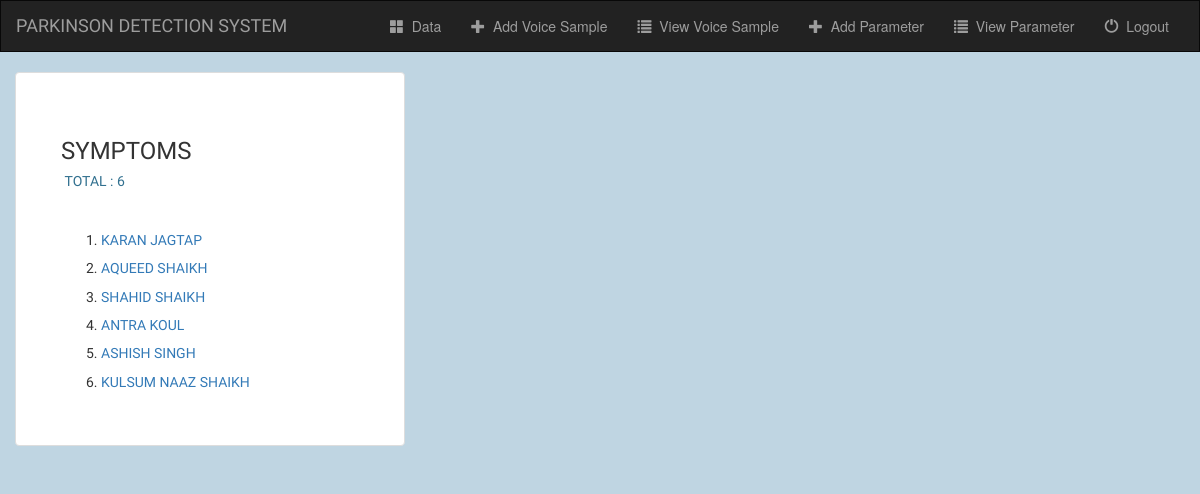
The page /data/symptoms-list/ on the database its author committed.
### data/models.py (models this page shows, shortened)
class SymptomModel(models.Model):
    symptom_name = models.CharField(max_length=100)
    symptom_description = models.TextField()
    patient = models.ForeignKey(PatientProfileModel, on_delete=models.CASCADE, null=True, blank=True)
    voice_clip = models.FileField(upload_to='voice_clips/', null=True, blank=True)

### account/models.py (models this page shows)
class PatientProfileModel(models.Model):
    name = models.CharField(max_length=100, error_messages={'required': 'Please Enter your name'}, default='')
    age = models.IntegerField(blank=True, default=0)
    gender = models.CharField(max_length=10, default='Male')
    smoker = models.CharField(max_length=10, default='No')
    height = models.CharField(max_length=20, default='0', help_text='5 ft. 6 in.')
    weight = models.IntegerField(error_messages={'required': 'Please Enter a numeric value'}, default=0, help_text='kg.')
    blood_pressure = models.IntegerField(error_messages={'required': 'Please Enter a numeric value'}, default=0)
    state = models.CharField(max_length=20, default='')
    city = models.CharField(max_length=20, default='')
    def __str__(self):
        return self.name

### data/views.py (the view)
# urls.py: path('symptoms-list/', views.symptoms_list, name="symptoms-list"),
def symptoms_list(request):
    symptoms = SymptomModel.objects.all()
    return render(request, 'data/symptoms_list.html',
                  {'count': SymptomModel.objects.count(),
                   'symptoms': symptoms})

### data/templates/data/symptoms_list.html
{% extends 'data/base.html' %}
{% block body %}
<div class="container">
  <div class="row justify-content-md-center">
    <div class="thumbnail col-md-4">
      <h3 class="text-sm-center">Symptoms</h3>
      <h5 class="text-sm-center text-info">&nbsp;Total : {{ count }}</h5><br>
      <ol>
        {% for symptom in symptoms %}
        <li>
          <h5>
            <a class="link-none" href="{% url 'data:symptom-details' symptom.id %}">{{ symptom.patient }}</a>
          </h5>
        </li>
        {% endfor %}
      </ol>
    </div>
  </div>
</div>
{% endblock %}

### data/static/data/style.css (style rules this page uses)
body { background-size: cover; background-repeat: no-repeat; background-color: #BFD5E2; }
.thumbnail { z-index: 10; padding: 4.5rem; font-family: 'Oswald', sans-serif; text-transform: uppercase; }
a:link { text-decoration: none; }

### rows shown on the page
SymptomModel: patient "KARAN JAGTAP"
SymptomModel: patient "AQUEED SHAIKH"
SymptomModel: patient "SHAHID SHAIKH"
SymptomModel: patient "ANTRA KOUL"
SymptomModel: patient "ASHISH SINGH"
SymptomModel: patient "KULSUM NAAZ SHAIKH"

### other values the page prints
{{ count }} "6"
